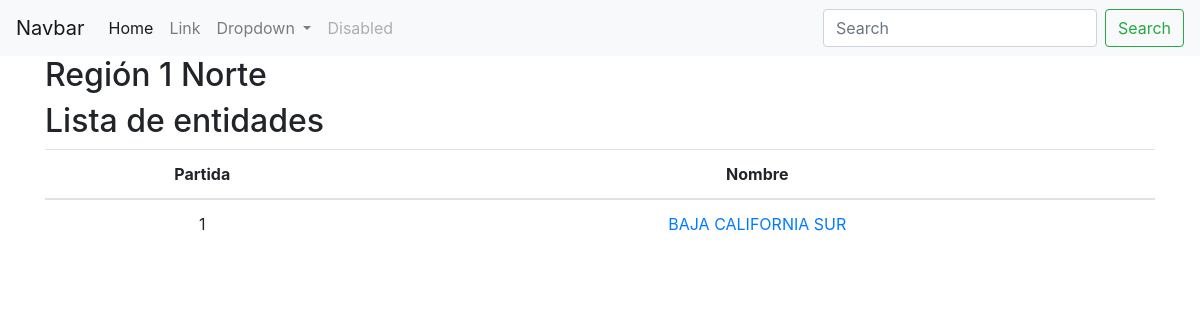
/region/1-norte/, run on the app's committed database.
### escuelas/models.py (models this page shows, shortened)
class Region(models.Model):
	numero = models.IntegerField()
	nombre = models.CharField(max_length=20)
	slug = models.SlugField(max_length=50, blank=True, unique=True)
	def __str__(self):
		return '{} {}'.format(self.numero, self.nombre)

class Entidad(models.Model):
	region = models.ForeignKey(Region, verbose_name="Región", on_delete=models.CASCADE)
	partida = models.IntegerField()
	nombre = models.CharField(max_length=20)
	abreviatura	= models.CharField(max_length=4)
	slug = models.SlugField(max_length=50, blank=True, unique=True)

### escuelas/views.py (the view)
# urls.py: path('region/<slug:slug>/', RegionDetailView.as_view(), name='region-detail'),
class RegionDetailView(DetailView):
	model = Region
	def get_context_data(self, **kwargs):
		context = super(RegionDetailView, self).get_context_data(**kwargs)
		context['entidades'] = Entidad.objects.filter(region=self.object)
		return context

### escuelas/templates/escuelas/region_detail.html
{% extends 'base.html'%}
{% load bootstrap %}
{%block content%}
	<h2>Región {{object}}</h2>
	<h2>Lista de entidades</h2>
	<div class="table-responsive text-center">
		<table class="table">
			<thead>
				<th>Partida</th>
				<th>Nombre</th>
			</thead>
			<tbody>
	{%for entidad in entidades%}
				<tr>
					<td>{{entidad.partida}}</td>
					<td><a href="{%url 'escuelas:entidad-detail' entidad.slug%}">{{entidad.nombre}}</a></td>
				</tr>
	{%empty%}
				<tr>
					<td colspan="3">Lista de regiones vacia</td>
				</tr>
	{%endfor%}
			</tbody>
		</table>
	</div>
{%endblock content%}

### data on the page
Region: numero+nombre "1 Norte"
Entidad: partida "1", nombre "BAJA CALIFORNIA SUR"
